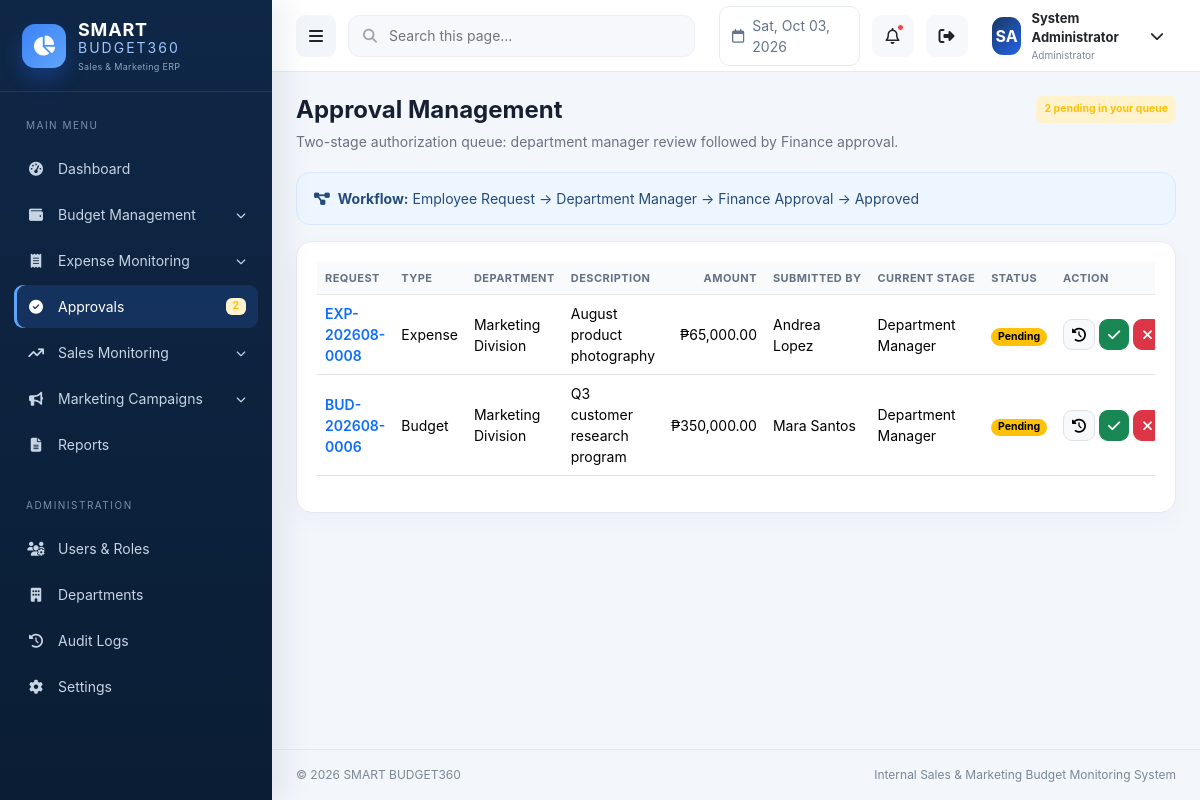
/approvals/index.php (signed in), run on the app's committed database.
### tables this page shows
CREATE TABLE approvals (
  id INT UNSIGNED AUTO_INCREMENT PRIMARY KEY,
  request_type ENUM('budget','expense') NOT NULL,
  request_id INT UNSIGNED NOT NULL,
  current_stage ENUM('department_manager','finance') NOT NULL DEFAULT 'department_manager',
  status ENUM('Pending','Approved','Rejected') NOT NULL DEFAULT 'Pending',
  submitted_by INT UNSIGNED NOT NULL,
  remarks TEXT NULL,
  created_at TIMESTAMP DEFAULT CURRENT_TIMESTAMP,
  updated_at TIMESTAMP DEFAULT CURRENT_TIMESTAMP ON UPDATE CURRENT_TIMESTAMP,
  CONSTRAINT fk_approval_submitter FOREIGN KEY (submitted_by) REFERENCES users(id),
  UNIQUE KEY uq_approval_request (request_type,request_id),
  INDEX idx_approval_queue (status,current_stage)
);

### approvals/index.php (the view, shortened to what this page needs)
<?php
$sql="SELECT a.*,COALESCE(b.description,e.description) description,COALESCE(b.allocated_amount,e.amount) amount,COALESCE(db.name,de.name) department,COALESCE(b.budget_code,e.expense_code) request_code,CONCAT(u.first_name,' ',u.last_name) submitter FROM approvals a LEFT JOIN budgets b ON a.request_type='budget' AND b.id=a.request_id LEFT JOIN expenses e ON a.request_type='expense' AND e.id=a.request_id LEFT JOIN departments db ON db.id=b.department_id LEFT JOIN departments de ON de.id=e.department_id JOIN users u ON u.id=a.submitted_by";$params=[];$conds=[];if(!is_admin()){if(role_name()==='Finance Manager'){$conds[]="a.current_stage='finance'";}else{$conds[]="a.current_stage='department_manager'";$conds[]='COALESCE(b.department_id,e.department_id)=?';$params[]=(int)current_user()['department_id'];}}if($conds)$sql.=' WHERE '.implode(' AND ',$conds);$sql.=' ORDER BY (a.status="Pending") DESC,a.id DESC';$s=db()->prepare($sql);$s->execute($params);$rows=$s->fetchAll();
require ROOT_PATH.'/includes/header.php';?>
<div class="page-head"><div><h1>Approval Management</h1><p>Two-stage authorization queue: department manager review followed by Finance approval.</p></div><span class="badge bg-warning-subtle text-warning p-2"><?=count(array_filter($rows,fn($r)=>$r['status']==='Pending'))?> pending in your queue</span></div><div class="info-banner mb-3"><i class="fa-solid fa-diagram-project me-2"></i><strong>Workflow:</strong> Employee Request → Department Manager → Finance Approval → Approved</div><div class="card-panel"><div class="card-body"><div class="table-responsive"><table class="table data-table"><thead><tr><th>Request</th><th>Type</th><th>Department</th><th>Description</th><th class="text-end">Amount</th><th>Submitted By</th><th>Current Stage</th><th>Status</th><th class="no-print">Action</th></tr></thead><tbody><?php foreach($rows as $r):?><tr><td class="fw-semibold text-primary"><?=e($r['request_code']??('#'.$r['request_id']))?></td><td><?=e(ucfirst($r['request_type']))?></td><td><?=e($r['department']??'—')?></td><td><?=e($r['description']??'')?></td><td class="text-end"><?=money($r['amount'])?></td><td><?=e($r['submitter'])?></td><td><?=e(ucwords(str_replace('_',' ',$r['current_stage'])))?></td><td><?=status_badge($r['status'])?></td><td class="no-print"><div class="d-flex gap-1"><a class="btn btn-sm btn-light border" href="<?=e(url('approvals/history.php?id='.$r['id']))?>" title="History"><i class="fa-solid fa-clock-rotate-left"></i></a><?php if($r['status']==='Pending'):?><button class="btn btn-sm btn-success" data-bs-toggle="modal" data-bs-target="#actionModal" data-id="<?=$r['id']?>" data-action="approve"><i class="fa-solid fa-check"></i></button><button class="btn btn-sm btn-danger" data-bs-toggle="modal" data-bs-target="#actionModal" data-id="<?=$r['id']?>" data-action="reject"><i class="fa-solid fa-xmark"></i></button><?php endif;?></div></td></tr><?php endforeach;?></tbody></table></div></div></div>
<?php require ROOT_PATH.'/includes/footer.php';?>

### includes/functions.php (shortened to what this page needs)
<?php
function db(): PDO
{
    static $pdo = null;
    if (!$pdo) {
        $pdo = (new Database())->connect();
    }
    return $pdo;
}
function e(?string $value): string
{
    return htmlspecialchars((string)$value, ENT_QUOTES, 'UTF-8');
}
function url(string $path = ''): string
{
    return BASE_URL . ($path ? '/' . ltrim($path, '/') : '');
}
function money(float|int|string|null $amount): string
{
    return APP_CURRENCY_SYMBOL . number_format((float)$amount, 2);
}
function status_badge(string $status): string
{
    $class = match (strtolower($status)) {
        'approved', 'active', 'completed' => 'success',
        'rejected', 'inactive', 'cancelled' => 'danger',
        'pending', 'draft' => 'warning',
        default => 'secondary',
    };
    return '<span class="badge rounded-pill text-bg-' . $class . '">' . e(ucfirst($status)) . '</span>';
}

### assets/css/app.css (style rules this page uses)
:root { --navy:#0f2747;--navy2:#173961;--royal:#2563eb;--green:#16a34a;--orange:#f59e0b;--purple:#7c3aed; --surface:#ffffff;--bg:#f3f6fb;--text:#172033;--muted:#6b7280;--border:#e5eaf1;--sidebar:272px;--topbar:72px; }
* { box-sizing:border-box }
body { margin:0;background:var(--bg);color:var(--text);font-family:Inter,Segoe UI,Arial,sans-serif;font-size:14px }
.page-head { display:flex;align-items:flex-start;justify-content:space-between;gap:16px;margin-bottom:20px }
.page-head h1 { font-size:24px;font-weight:750;margin:0 }
.page-head p { margin:6px 0 0;color:var(--muted) }
.card-panel { background:#fff;border:1px solid var(--border);border-radius:16px;box-shadow:0 8px 24px rgba(15,39,71,.035) }
.card-panel .card-body { padding:20px }
.table { --bs-table-bg:transparent }
.table thead th { font-size:11px;text-transform:uppercase;letter-spacing:.45px;color:#667085;background:#f8fafc;border-bottom:1px solid var(--border);white-space:nowrap }
.table td { vertical-align:middle }
.btn { border-radius:9px }
.info-banner { border-radius:14px;padding:15px 17px;background:#edf5ff;color:#244b7a;border:1px solid #d8e9ff }

### data on the page
approvals: request_code "EXP-202608-0008", request_type "Expense", department "Marketing Division", description "August product photography", amount "₱65,000.00", submitter "Andrea Lopez", current_stage "Department Manager", status "Pending"
approvals: request_code "BUD-202608-0006", request_type "Budget", department "Marketing Division", description "Q3 customer research program", amount "₱350,000.00", submitter "Mara Santos", current_stage "Department Manager", status "Pending"

### other printed values
$pendingApprovalCount "2"
role_name() "Administrator"
count(array_filter($rows,fn($r)=>$r['status']==='Pending')) "2"
